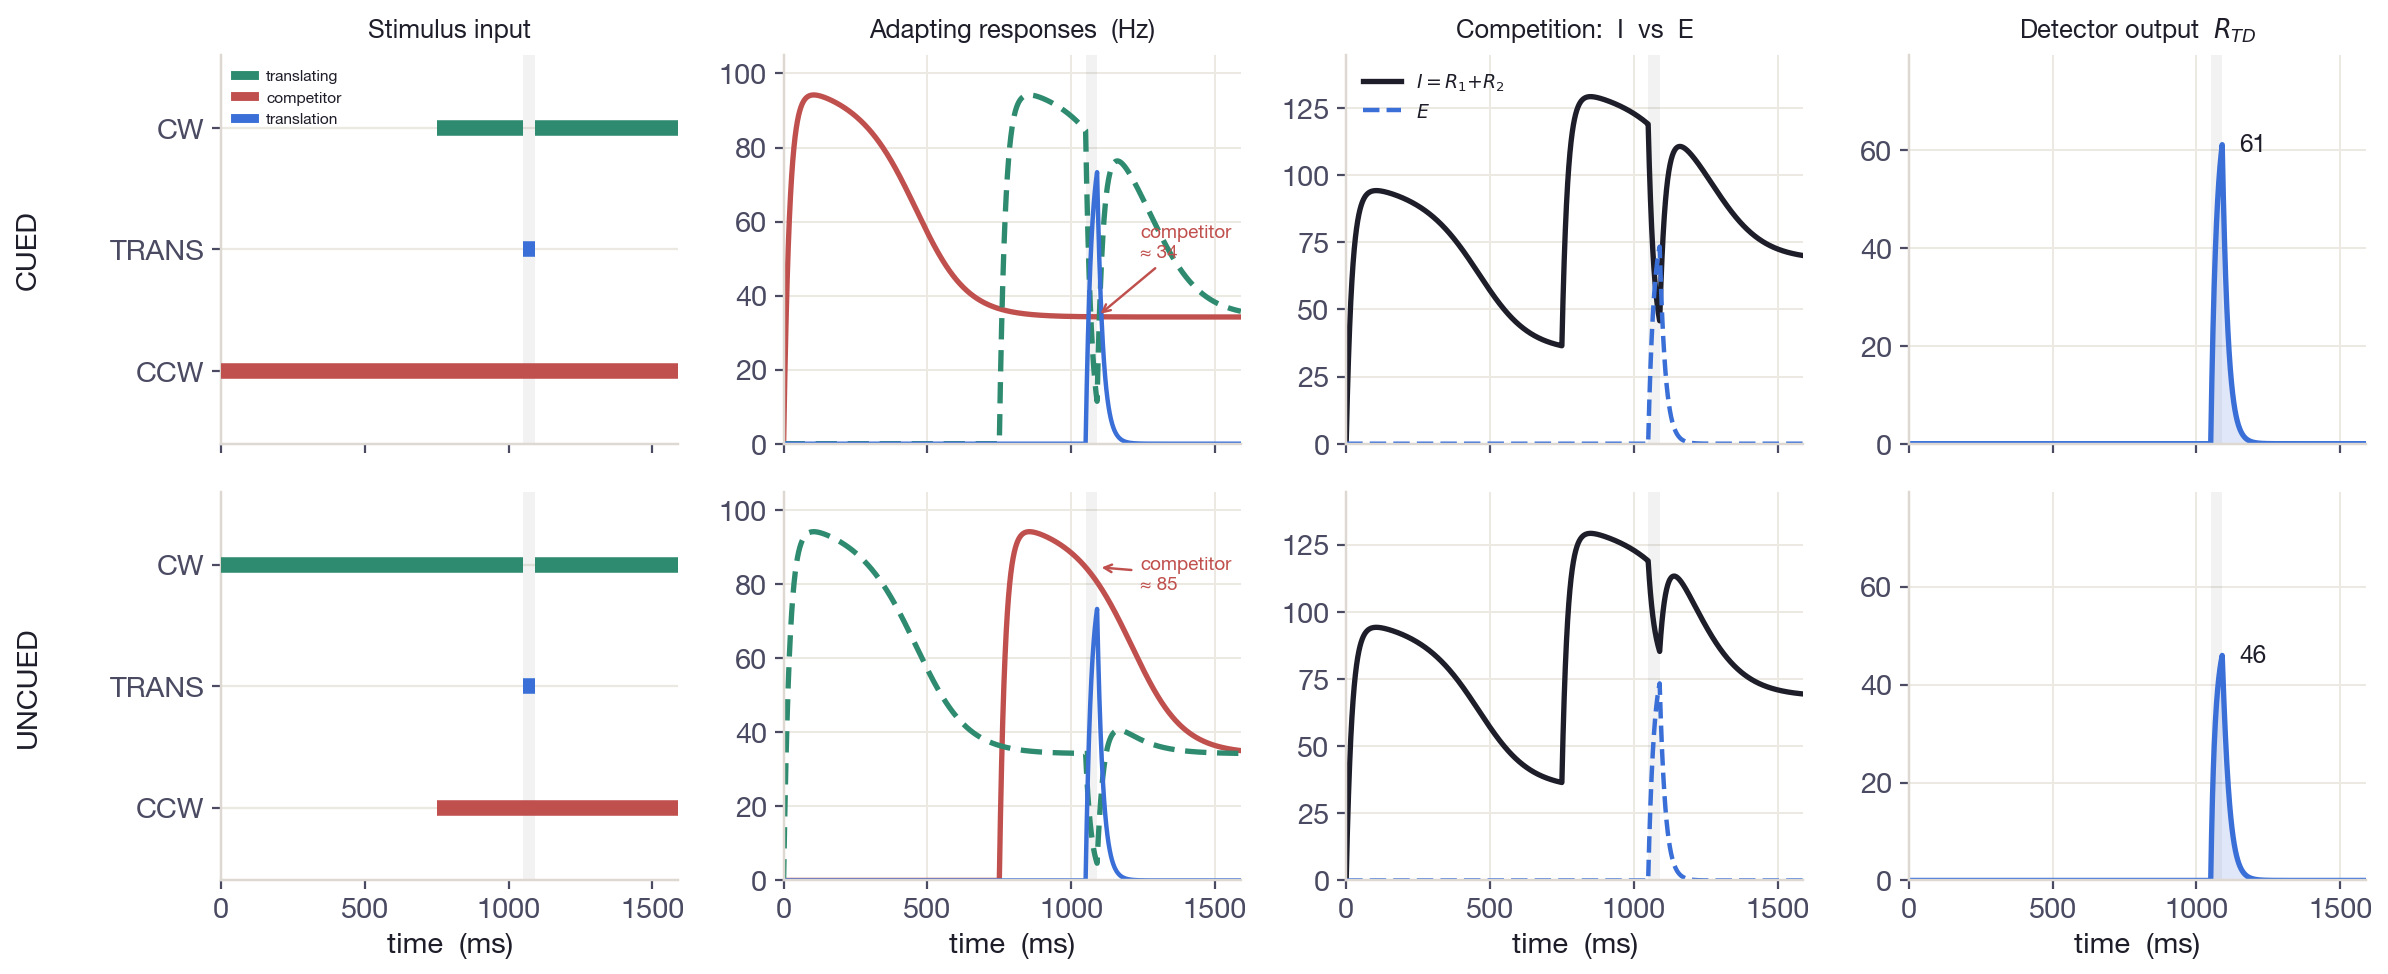

Reproduce this figure in Python.
"""
Row-cascade figure for the motion-competition model.

Two rows — CUED and UNCUED (the two distinct cases the four trial types
reduce to, since A=B and C=D at the input).  Four columns read left -> right
as the computation itself:

    1. Stimulus input   — the three direction channels (binary)
    2. Adapting responses (Eq 4-5)
    3. Competition       — inhibition I = R1+R2  vs  excitation E
    4. Detector output   — R_TD

Convention (locked, matches the trajectory / S&B Fig 3): GREEN = the
translating (test) field's rotation channel — the one interrupted during the
window; RED = the steady competitor; BLUE = the translation / excitation.

Run:  /usr/bin/python3 row_cascade.py
"""

import numpy as np
import matplotlib
matplotlib.use("Agg")
import matplotlib.pyplot as plt
from matplotlib.lines import Line2D

from web_figures import INK, INK2, ACCENT, CUED, UNCUED, GRID, WIN, _style_axes
from parameters import (
    T_END, T_TRANS_START, T_TRANS_END, T_FIELD2_ON, W_TRANS, W_ROT,
)
from stimulus import channels_for_trial, channels_have_gap
from model import simulate_adapting_channel, translation_detector

GREEN, RED, BLUE = CUED, UNCUED, ACCENT


def compute(cond, dt=1.0):
    t = np.arange(0.0, T_END + dt, dt)
    s_cw, s_ccw, s_tr = channels_for_trial(cond, False)
    R_cw, _ = simulate_adapting_channel(s_cw, t)
    R_ccw, _ = simulate_adapting_channel(s_ccw, t)
    R_tr, _ = simulate_adapting_channel(s_tr, t)
    cw_gap, _ccw_gap = channels_have_gap(cond, False)
    # the gapping channel is the translating (test) field
    if cw_gap:
        transl_in, comp_in = s_cw(t), s_ccw(t)
        transl_R, comp_R = R_cw, R_ccw
    else:
        transl_in, comp_in = s_ccw(t), s_cw(t)
        transl_R, comp_R = R_ccw, R_cw
    return dict(
        t=t, tr_in=s_tr(t), transl_in=transl_in, comp_in=comp_in,
        transl_R=transl_R, comp_R=comp_R, R_tr=R_tr,
        I=W_ROT * (R_cw + R_ccw), E=W_TRANS * R_tr,
        R_TD=translation_detector(R_tr, R_cw, R_ccw),
    )


def _peak(t, y):
    m = (t >= T_TRANS_START) & (t <= T_TRANS_END + 120)
    return float(y[m].max())


def _ax(ax):
    _style_axes(ax)
    ax.axvspan(T_TRANS_START, T_TRANS_END, **WIN)
    ax.set_xlim(0, T_END)


CW_, TRANS_, CCW_ = 2, 1, 0


def _draw_input(ax, cond):
    """Column 1 in the direction-bar format (matches the trajectory / input
    figures).  Rows = CW / TRANS / CCW; role-coloured bars: GREEN = the
    translating field's rotation (gaps during the window), RED = the
    competitor's rotation (steady), BLUE = the translation."""
    _ax(ax)
    ax.grid(False)
    for y in (CW_, TRANS_, CCW_):
        ax.axhline(y, color=GRID, lw=1.0, zorder=0)
    ax.set_ylim(-0.6, 2.6)
    ax.set_yticks([CCW_, TRANS_, CW_])
    ax.set_yticklabels(["CCW", "TRANS", "CW"])
    ts, te, T0 = T_TRANS_START, T_TRANS_END, T_FIELD2_ON
    transl_onset = T0 if cond == "cued" else 0
    comp_onset = 0 if cond == "cued" else T0
    bw = 7.0
    ax.plot([transl_onset, ts], [CW_, CW_], color=GREEN, lw=bw,
            solid_capstyle="butt", zorder=3)            # translating rotation
    ax.plot([te, T_END], [CW_, CW_], color=GREEN, lw=bw,
            solid_capstyle="butt", zorder=3)            # ... resumes after gap
    ax.plot([comp_onset, T_END], [CCW_, CCW_], color=RED, lw=bw,
            solid_capstyle="butt", zorder=3)            # competitor rotation
    ax.plot([ts, te], [TRANS_, TRANS_], color=BLUE, lw=bw,
            solid_capstyle="butt", zorder=3)            # translation


def main():
    data = {c: compute(c) for c in ("cued", "uncued")}
    Imax = max(d["I"].max() for d in data.values()) * 1.12
    Rmax = 105
    Pmax = max(_peak(d["t"], d["R_TD"]) for d in data.values()) * 1.3

    fig, axes = plt.subplots(2, 4, figsize=(15, 6.3), sharex=True)
    titles = ["Stimulus input", "Adapting responses  (Hz)",
              "Competition:  I  vs  E", "Detector output  $R_{TD}$"]
    rows = ["CUED", "UNCUED"]

    for i, cond in enumerate(("cued", "uncued")):
        d = data[cond]; t = d["t"]

        # 1 — stimulus input (direction-bar format)
        _draw_input(axes[i, 0], cond)
        axes[i, 0].annotate(rows[i], xy=(-0.42, 0.5), xycoords="axes fraction",
                            rotation=90, ha="center", va="center",
                            fontsize=13, fontweight="bold", color=INK)

        # 2 — adapting responses
        ax = axes[i, 1]; _ax(ax)
        ax.plot(t, d["comp_R"], color=RED, lw=2.4)
        ax.plot(t, d["transl_R"], color=GREEN, lw=2.4, ls=(0, (4, 2)))
        ax.plot(t, d["R_tr"], color=BLUE, lw=2.0)
        ax.set_ylim(0, Rmax)
        lev = _peak(t, d["comp_R"])    # surviving competitor ~ the inhibition
        ax.annotate(f"competitor\n≈ {lev:.0f}", xy=(T_TRANS_END, lev),
                    xytext=(T_TRANS_END + 150, lev + (20 if cond == "cued" else -2)),
                    fontsize=8.5, color=RED, va="center",
                    arrowprops=dict(arrowstyle="->", color=RED, lw=1.1))

        # 3 — competition: inhibition vs excitation
        ax = axes[i, 2]; _ax(ax)
        ax.plot(t, d["I"], color=INK, lw=2.4)
        ax.plot(t, d["E"], color=BLUE, lw=2.0, ls="--")
        ax.set_ylim(0, Imax)

        # 4 — detector output
        ax = axes[i, 3]; _ax(ax)
        ax.fill_between(t, 0, d["R_TD"], color=BLUE, alpha=0.16, lw=0)
        ax.plot(t, d["R_TD"], color=BLUE, lw=2.4)
        ax.set_ylim(0, Pmax)
        pk = _peak(t, d["R_TD"])
        ax.text(T_TRANS_END + 60, pk, f"{pk:.0f}", fontsize=11,
                color=INK, va="center", fontweight="bold")

        if i == 1:
            for j in range(4):
                axes[i, j].set_xlabel("time  (ms)")

    for j, ti in enumerate(titles):
        axes[0, j].set_title(ti, fontsize=11.5, fontweight="bold", pad=8)

    # legends
    axes[0, 0].legend(handles=[
        Line2D([0], [0], color=GREEN, lw=4, label="translating"),
        Line2D([0], [0], color=RED, lw=4, label="competitor"),
        Line2D([0], [0], color=BLUE, lw=4, label="translation")],
        fontsize=7, loc="upper left", frameon=False, handlelength=1.2)
    axes[0, 2].legend(handles=[
        Line2D([0], [0], color=INK, lw=2.4, label="$I=R_1{+}R_2$"),
        Line2D([0], [0], color=BLUE, lw=2.0, ls="--", label="$E$")],
        fontsize=8.5, loc="upper left", frameon=False)

    fig.tight_layout()
    fig.savefig("row_cascade.png", dpi=160, bbox_inches="tight",
                facecolor="white")
    plt.close(fig)
    bias = (_peak(data["cued"]["t"], data["cued"]["R_TD"]) /
            _peak(data["uncued"]["t"], data["uncued"]["R_TD"]) - 1) * 100
    print(f"wrote row_cascade.png   (cued/uncued bias = +{bias:.1f}%)")


if __name__ == "__main__":
    main()
